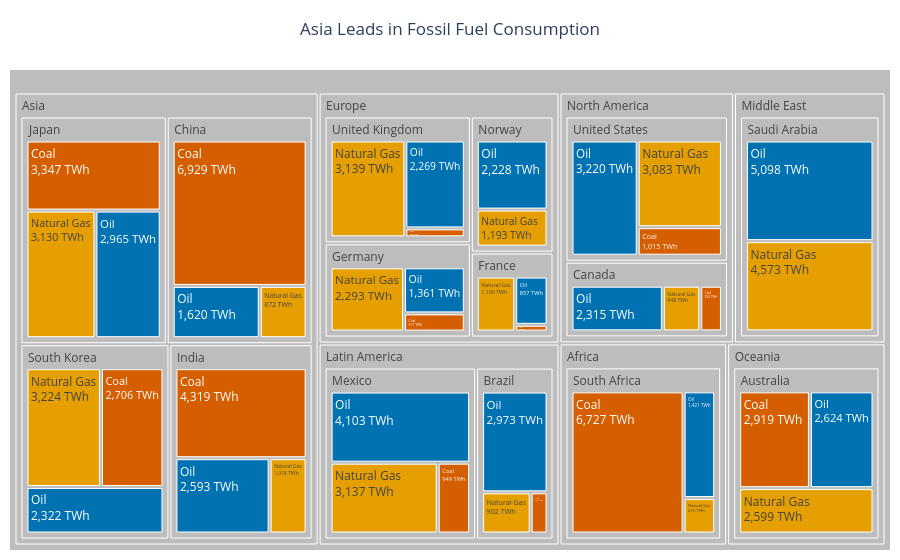

The cell this chart's notebook holds for it:
### Markdown cell above
## Task 1 — Treemap: fossil fuel dependency by country

**What to build:** A treemap showing **fossil fuel TWh only**, broken down by Region → Country → Source (Coal / Oil / Natural Gas).

**Requirements:**
- Filter to fossil sources only before plotting
- Use `path=['Region', 'Country', 'Source']` for the hierarchy
- Colour encodes the fossil source type (Coal / Oil / Natural Gas) with a CVD-safe palette
- Show TWh values in labels — no percentages
- Grey out parent nodes (Region and Country level)
- Insight title naming which region or country is most fossil-dependent

> 💡 `df.loc[df['Source_Type'] == 'Fossil']`

### Code cell
# Task 1 — Fossil fuel dependency treemap

df_fossil = df.loc[df['Source_Type'] == 'Fossil'].copy()

country_fossil = (
    df_fossil.groupby(['Region', 'Country'], as_index=False)['TWh']
    .sum()
)

top_country = country_fossil.loc[country_fossil['TWh'].idxmax()]

region_fossil = (
    df_fossil.groupby('Region')['TWh']
    .sum()
)

top_region = region_fossil.idxmax()

fossil_colors = {
    'Coal': '#D55E00',
    'Oil': '#0072B2',
    'Natural Gas': '#E69F00'
}

fig = px.treemap(
    df_fossil,
    path=['Region', 'Country', 'Source'],
    values='TWh',
    color='Source',
    color_discrete_map=fossil_colors,
    title=f'{top_region} Leads in Fossil Fuel Consumption'
)

trace = fig.data[0]
labels = list(trace.labels)
ids = list(trace.ids)

node_colors = [
    fossil_colors.get(label, '#BDBDBD')
    if len(node_id.split('/')) == 3
    else '#BDBDBD'
    for label, node_id in zip(labels, ids)
]

trace.marker.colors = node_colors

fig.update_traces(
    texttemplate='%{label}<br>%{value:,.0f} TWh',
    textinfo='label+value',
    root_color='#BDBDBD'
)

fig.update_layout(
    title_x=0.5,
    margin=dict(t=70, l=10, r=10, b=10)
)

fig.show()

print(f"Highest fossil-consuming country: {top_country['Country']}")
print(f"Highest fossil-consuming region: {top_region}")

### Figure 1 — Plotly figure (JSON) as saved in the notebook; plotly's stock layout.template omitted (floating-point values rounded to 4 significant figures)
{"data": [{"branchvalues": "total", "customdata": [["(?)"], ["(?)"], ["(?)"], ["(?)"], ["(?)"], ["(?)"], ["(?)"], ["(?)"], ["(?)"], ["(?)"], ["(?)"], ["(?)"], ["(?)"], ["(?)"], ["(?)"], ["(?)"], ["(?)"], ["(?)"], ["(?)"], ["(?)"], ["(?)"], ["(?)"], ["Coal"], ["Coal"], ["Coal"], ["Coal"], ["Coal"], ["Coal"], ["Coal"], ["Coal"], ["Coal"], ["Coal"], ["Coal"], ["Coal"], ["Coal"], ["Natural Gas"], ["Natural Gas"], ["Natural Gas"], ["Natural Gas"], ["Natural Gas"], ["Natural Gas"], ["Natural Gas"], ["Natural Gas"], ["Natural Gas"], ["Natural Gas"], ["Natural Gas"], ["Natural Gas"], ["Natural Gas"], ["Natural Gas"], ["Natural Gas"], ["Oil"], ["Oil"], ["Oil"], ["Oil"], ["Oil"], ["Oil"], ["Oil"], ["Oil"], ["Oil"], ["Oil"], ["Oil"], ["Oil"], ["Oil"], ["Oil"], ["Oil"]], "domain": {"x": [0, 1], "y": [0, 1]}, "hovertemplate": "labels=%{label}<br>TWh=%{value}<br>parent=%{parent}<br>id=%{id}<br>Source=%{customdata[0]}<extra></extra>", "ids": ["Africa", "North America/United States", "Asia/China", "Europe/Germany", "Europe/France", "Europe/United Kingdom", "Asia/India", "Latin America/Brazil", "Oceania/Australia", "Middle East", "Asia/South Korea", "Asia/Japan", "Middle East/Saudi Arabia", "Africa/South Africa", "North America/Canada", "Latin America/Mexico", "North America", "Asia", "Europe", "Latin America", "Oceania", "Europe/Norway", "Latin America/Mexico/Coal", "North America/Canada/Coal", "Africa/South Africa/Coal", "Asia/South Korea/Coal", "North America/United States/Coal", "Latin America/Brazil/Coal", "Europe/France/Coal", "Asia/India/Coal", "Asia/Japan/Coal", "Asia/China/Coal", "Europe/Germany/Coal", "Europe/United Kingdom/Coal", "Oceania/Australia/Coal", "Europe/United Kingdom/Natural Gas", "Europe/Germany/Natural Gas", "Asia/India/Natural Gas", "Asia/Japan/Natural Gas", "Latin America/Brazil/Natural Gas", "Latin America/Mexico/Natural Gas", "North America/Canada/Natural Gas", "Africa/South Africa/Natural Gas", "Oceania/Australia/Natural Gas", "Middle East/Saudi Arabia/Natural Gas", "Europe/Norway/Natural Gas", "North America/United States/Natural Gas", "Asia/South Korea/Natural Gas", "Asia/China/Natural Gas", "Europe/France/Natural Gas", "Asia/China/Oil", "Europe/Germany/Oil", "North America/United States/Oil", "Asia/Japan/Oil", "Europe/United Kingdom/Oil", "Asia/India/Oil", "Latin America/Brazil/Oil", "Latin America/Mexico/Oil", "North America/Canada/Oil", "Oceania/Australia/Oil", "Africa/South Africa/Oil", "Europe/Norway/Oil", "Asia/South Korea/Oil", "Europe/France/Oil", "Middle East/Saudi Arabia/Oil"], "labels": ["Africa", "United States", "China", "Germany", "France", "United Kingdom", "India", "Brazil", "Australia", "Middle East", "South Korea", "Japan", "Saudi Arabia", "South Africa", "Canada", "Mexico", "North America", "Asia", "Europe", "Latin America", "Oceania", "Norway", "Coal", "Coal", "Coal", "Coal", "Coal", "Coal", "Coal", "Coal", "Coal", "Coal", "Coal", "Coal", "Coal", "Natural Gas", "Natural Gas", "Natural Gas", "Natural Gas", "Natural Gas", "Natural Gas", "Natural Gas", "Natural Gas", "Natural Gas", "Natural Gas", "Natural Gas", "Natural Gas", "Natural Gas", "Natural Gas", "Natural Gas", "Oil", "Oil", "Oil", "Oil", "Oil", "Oil", "Oil", "Oil", "Oil", "Oil", "Oil", "Oil", "Oil", "Oil", "Oil"], "marker": {"colors": ["#BDBDBD", "#BDBDBD", "#BDBDBD", "#BDBDBD", "#BDBDBD", "#BDBDBD", "#BDBDBD", "#BDBDBD", "#BDBDBD", "#BDBDBD", "#BDBDBD", "#BDBDBD", "#BDBDBD", "#BDBDBD", "#BDBDBD", "#BDBDBD", "#BDBDBD", "#BDBDBD", "#BDBDBD", "#BDBDBD", "#BDBDBD", "#BDBDBD", "#D55E00", "#D55E00", "#D55E00", "#D55E00", "#D55E00", "#D55E00", "#D55E00", "#D55E00", "#D55E00", "#D55E00", "#D55E00", "#D55E00", "#D55E00", "#E69F00", "#E69F00", "#E69F00", "#E69F00", "#E69F00", "#E69F00", "#E69F00", "#E69F00", "#E69F00", "#E69F00", "#E69F00", "#E69F00", "#E69F00", "#E69F00", "#E69F00", "#0072B2", "#0072B2", "#0072B2", "#0072B2", "#0072B2", "#0072B2", "#0072B2", "#0072B2", "#0072B2", "#0072B2", "#0072B2", "#0072B2", "#0072B2", "#0072B2", "#0072B2"]}, "name": "", "parents": ["", "North America", "Asia", "Europe", "Europe", "Europe", "Asia", "Latin America", "Oceania", "", "Asia", "Asia", "Middle East", "Africa", "North America", "Latin America", "", "", "", "", "", "Europe", "Latin America/Mexico", "North America/Canada", "Africa/South Africa", "Asia/South Korea", "North America/United States", "Latin America/Brazil", "Europe/France", "Asia/India", "Asia/Japan", "Asia/China", "Europe/Germany", "Europe/United Kingdom", "Oceania/Australia", "Europe/United Kingdom", "Europe/Germany", "Asia/India", "Asia/Japan", "Latin America/Brazil", "Latin America/Mexico", "North America/Canada", "Africa/South Africa", "Oceania/Australia", "Middle East/Saudi Arabia", "Europe/Norway", "North America/United States", "Asia/South Korea", "Asia/China", "Europe/France", "Asia/China", "Europe/Germany", "North America/United States", "Asia/Japan", "Europe/United Kingdom", "Asia/India", "Latin America/Brazil", "Latin America/Mexico", "North America/Canada", "Oceania/Australia", "Africa/South Africa", "Europe/Norway", "Asia/South Korea", "Europe/France", "Middle East/Saudi Arabia"], "root": {"color": "#BDBDBD"}, "textinfo": "label+value", "texttemplate": "%{label}<br>%{value:,.0f} TWh", "type": "treemap", "values": [8620.0, 7318.0, 9421.0, 4191.0, 2137.0, 5638.0, 7930.0, 4187.0, 8142.0, 9671.0, 8252.0, 9442.0, 9671.0, 8620.0, 3813.0, 8189.0, 11130.0, 35050.0, 15390.0, 12380.0, 8142.0, 3421.0, 949.0, 550.0, 6727.0, 2706.0, 1015.0, 312.0, 120.0, 4319.0, 3347.0, 6929.0, 537.0, 230.0, 2919.0, 3139.0, 2293.0, 1018.0, 3130.0, 902.0, 3137.0, 948.0, 472.0, 2599.0, 4573.0, 1193.0, 3083.0, 3224.0, 872.0, 1160.0, 1620.0, 1361.0, 3220.0, 2965.0, 2269.0, 2593.0, 2973.0, 4103.0, 2315.0, 2624.0, 1421.0, 2228.0, 2322.0, 857.0, 5098.0]}], "layout": {"legend": {"tracegroupgap": 0}, "margin": {"b": 10, "l": 10, "r": 10, "t": 70}, "title": {"text": "Asia Leads in Fossil Fuel Consumption", "x": 0.5}}}
